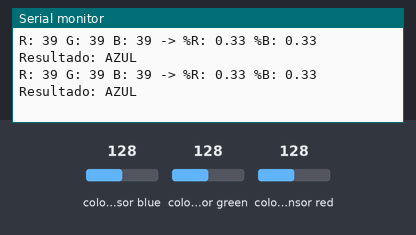
Recording of a sketch running on a simulated ESP32. On the bench: the last lines printed to the serial monitor. Wiring (inferred from the names in the program): TCS3200 colour sensor: output GPIO 25; S2 GPIO 33; S3 GPIO 32; S0 GPIO 27; S1 GPIO 26. The test bench sets the inputs (shaded band); at power-on: colour sensor blue 128, colour sensor green 128, colour sensor red 128.

Above: at 1.2 s.
1.3 s: colour sensor blue set to 5
At 2.8 s:
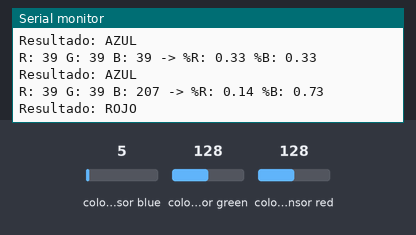
4.3 s: colour sensor green set to 5
At 5.6 s:
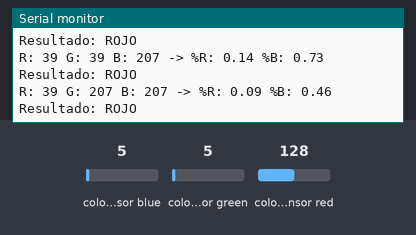
5.8 s: colour sensor red set to 5
At 6.9 s:
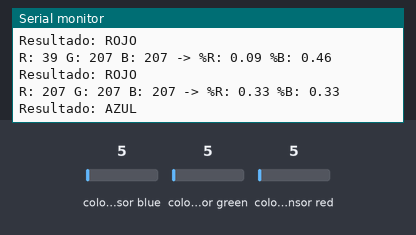
Timing chart, 0 to 8.8 s (numbered marks = the images above; inputs shaded):
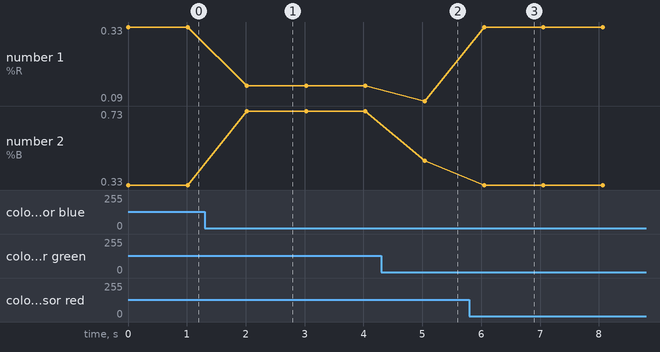

Measured:
- after the input at 1.3 s, the serial monitor: prints a new line after 0.72 s (image 1)
- after the input at 4.3 s, the serial monitor: prints a new line after 0.74 s (image 2)
- after the input at 5.8 s, the serial monitor: prints a new line after 0.25 s (image 3)
- plotted number 1: 0.33 → 0.14 after the input at 1.3 s, 0.14 → 0.09 after the input at 4.3 s, 0.09 → 0.33 after the input at 5.8 s
- plotted number 2: 0.33 → 0.73 after the input at 1.3 s, 0.73 → 0.46 after the input at 4.3 s, 0.46 → 0.33 after the input at 5.8 s

The sketch:

sensor_color.ino
```cpp
#include <Arduino.h>

// Pines de control del TCS3200
#define S0 27
#define S1 26
#define S2 33
#define S3 32
#define OUT 25

void setup() {
  pinMode(S0, OUTPUT);
  pinMode(S1, OUTPUT);
  pinMode(S2, OUTPUT);
  pinMode(S3, OUTPUT);
  pinMode(OUT, INPUT);

  // Escala 20%
  digitalWrite(S0, HIGH);
  digitalWrite(S1, LOW);

  Serial.begin(115200);
}

// --- Lee un canal de color ---
unsigned int readColor(bool s2, bool s3) {
  digitalWrite(S2, s2);
  digitalWrite(S3, s3);
  delay(2);
  return pulseIn(OUT, LOW);
}

// --- Clasificación siempre ROJO o AZUL ---
String detectarColor() {
  unsigned int rojo = readColor(LOW, LOW);
  unsigned int verde = readColor(HIGH, HIGH);
  unsigned int azul = readColor(LOW, HIGH);

  Serial.print("R: "); Serial.print(rojo);
  Serial.print(" G: "); Serial.print(verde);
  Serial.print(" B: "); Serial.print(azul);

  float total = rojo + verde + azul;
  float pR = rojo / total;
  float pB = azul / total;

  Serial.print(" -> %R: "); Serial.print(pR, 2);
  Serial.print(" %B: "); Serial.println(pB, 2);

  // Elegir al que más se parezca
  if (pR >= pB) {
    Serial.println("Resultado: AZUL");
    return "ROJO / ROSA";
  } else {
    Serial.println("Resultado: ROJO");
    return "AZUL / CELESTE";
  }
}

void loop() {
  detectarColor();
  delay(1000);
}
```
